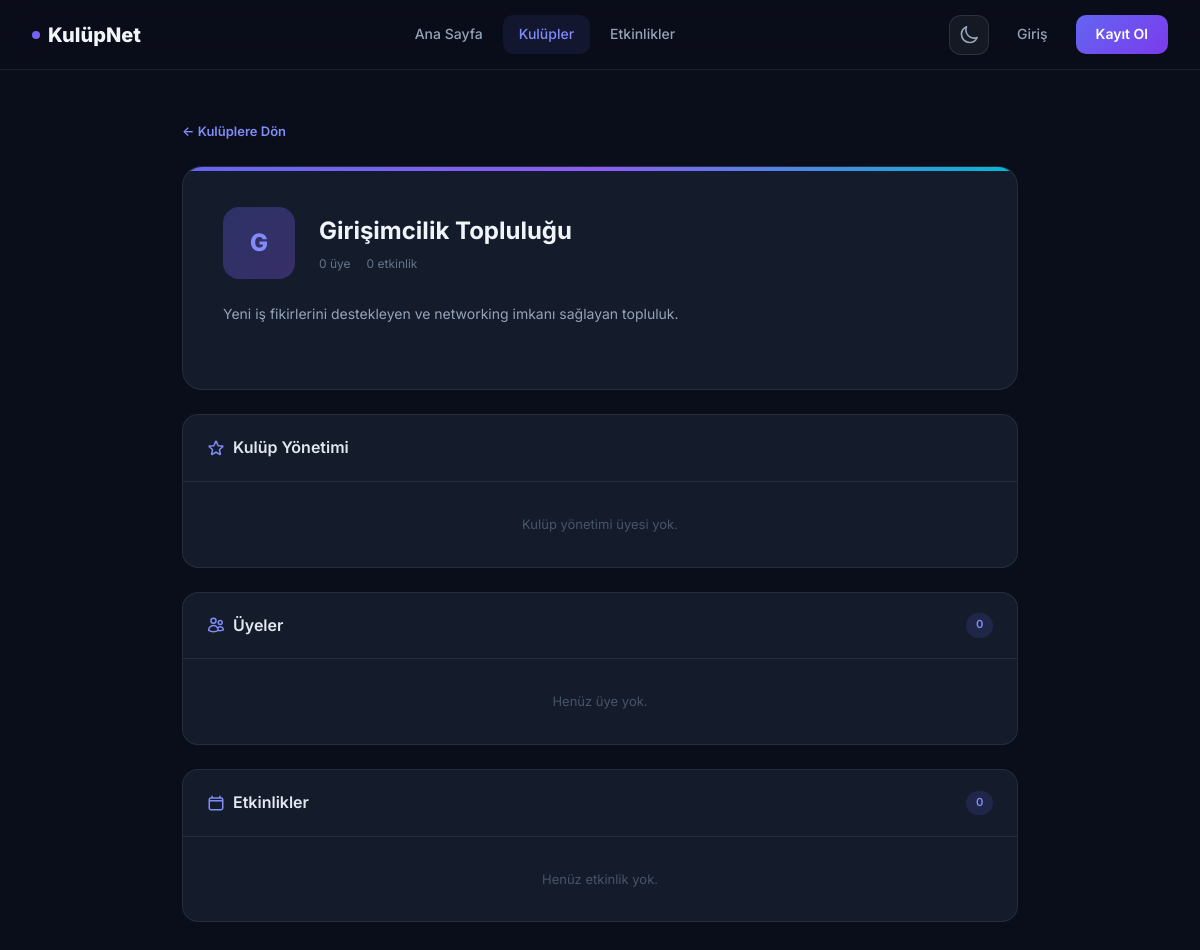
/kulup_detay.php?id=2, run on the app's committed database.
### tables this page shows
CREATE TABLE IF NOT EXISTS kulupler (
    id INT AUTO_INCREMENT PRIMARY KEY,
    ad VARCHAR(100) NOT NULL,
    aciklama TEXT
);

### kullanici_auth.php (called while the page is built, shortened)
<?php
function kullanici_giris_kontrol() {
    if (!isset($_SESSION['kullanici_id'])) return false;
    return true;
}
?>

### kulup_detay.php (the view, shortened to what this page needs)
<?php
require_once 'kullanici_auth.php';
$giris_yapildi = kullanici_giris_kontrol();
$kulup_id = (int)($_GET['id'] ?? 0);
$stmt = $db->prepare("SELECT * FROM kulupler WHERE id = ?");
$stmt->execute([$kulup_id]);
$kulup = $stmt->fetch();
$sayfa_kayit_sayisi = 5;
$u_sayfa = isset($_GET['u_sayfa']) ? max(1, (int)$_GET['u_sayfa']) : 1;
$u_offset = ($u_sayfa - 1) * $sayfa_kayit_sayisi;
$toplam_uye_stmt = $db->prepare("SELECT COUNT(*) FROM kulup_uyelikleri WHERE kulup_id = ?");
$toplam_uye_stmt->execute([$kulup_id]);
$toplam_uye = $toplam_uye_stmt->fetchColumn();
$uyeler = $db->prepare("SELECT ku.*, k.ad, k.soyad, k.kullanici_adi FROM kulup_uyelikleri ku JOIN kullanicilar k ON ku.kullanici_id = k.id WHERE ku.kulup_id = ? ORDER BY FIELD(ku.kulup_rol, 'Yönetici','Başkan','Başkan Yardımcısı','Üye'), ku.katilma_tarihi ASC LIMIT $sayfa_kayit_sayisi OFFSET $u_offset");
$uyeler->execute([$kulup_id]);
$uyeler = $uyeler->fetchAll();
$e_sayfa = isset($_GET['e_sayfa']) ? max(1, (int)$_GET['e_sayfa']) : 1;
$e_offset = ($e_sayfa - 1) * $sayfa_kayit_sayisi;
$toplam_etk_stmt = $db->prepare("SELECT COUNT(*) FROM etkinlikler WHERE kulup_id = ? AND tarih >= NOW()");
$toplam_etk_stmt->execute([$kulup_id]);
$toplam_etk = $toplam_etk_stmt->fetchColumn();
$etkinlikler = $db->prepare("
    SELECT e.*,
    (SELECT COUNT(*) FROM etkinlik_katilimlari WHERE etkinlik_id = e.id) as katilimci_sayisi
    FROM etkinlikler e
    WHERE e.kulup_id = ? AND e.tarih >= NOW()
    ORDER BY e.tarih ASC
    LIMIT $sayfa_kayit_sayisi OFFSET $e_offset
");
$etkinlikler->execute([$kulup_id]);
$etkinlikler = $etkinlikler->fetchAll();
$kulup_rol_renkleri = [
    'Yönetici' => ['bg' => 'rgba(239,68,68,0.15)', 'color' => '#f87171'],
    'Başkan' => ['bg' => 'rgba(245,158,11,0.15)', 'color' => '#fbbf24'],
    'Başkan Yardımcısı' => ['bg' => 'rgba(6,182,212,0.15)', 'color' => '#22d3ee'],
    'Üye' => ['bg' => 'rgba(16,185,129,0.15)', 'color' => '#34d399'],
];
$yonetim_stmt = $db->prepare("
    SELECT k.ad, k.soyad, ku.kulup_rol
    FROM kulup_uyelikleri ku
    JOIN kullanicilar k ON ku.kullanici_id = k.id
    WHERE ku.kulup_id = ? AND ku.kulup_rol IN ('Yönetici','Başkan','Başkan Yardımcısı')
    ORDER BY FIELD(ku.kulup_rol, 'Yönetici','Başkan','Başkan Yardımcısı')
");
$yonetim_stmt->execute([$kulup_id]);
$yonetim_kadrosu = $yonetim_stmt->fetchAll();
?>
<!DOCTYPE html>
<html lang="tr">
<head>
    <link rel="stylesheet" href="content/css/tokens.css">
    <link rel="stylesheet" href="content/css/ui.css">
    <link rel="stylesheet" href="content/css/theme.css">
</head>
<body>
    <nav class="navbar" aria-label="Ana navigasyon">
        <a href="index.php" class="nav-brand"><span class="brand-dot"></span> KulüpNet</a>
        <div class="nav-links">
            <a href="index.php">Ana Sayfa</a>
            <a href="kulupler.php" class="active">Kulüpler</a>
            <a href="etkinlikler.php">Etkinlikler</a>
        </div>
        <div class="nav-auth">
            <?php include 'includes/theme_toggle.php'; ?>
            <?php if ($giris_yapildi): ?>
                <div class="user-menu" style="display: flex; align-items: center; gap: 0.75rem;">
                    <?php include 'includes/bildirim.php'; ?>
                    <a href="profil.php" class="user-avatar-nav"><?php echo mb_strtoupper(mb_substr($_SESSION['kullanici_ad'], 0, 1)); ?></a>
                    <a href="profil.php" style="text-decoration:none;"><span class="user-menu-name" style="font-size: 0.875rem; font-weight: 600; color: #e2e8f0;"><?php echo htmlspecialchars($_SESSION['kullanici_ad']); ?></span></a>
                    <a href="ayarlar.php" class="btn-ghost" title="Ayarlar">
                        <svg xmlns="http://www.w3.org/2000/svg" fill="none" viewBox="0 0 24 24" stroke-width="2" stroke="currentColor" style="width:18px;height:18px;">
                            <path stroke-linecap="round" stroke-linejoin="round" d="M9.594 3.94c.09-.542.56-.94 1.11-.94h2.593c.55 0 1.02.398 1.11.94l.213 1.281c.063.374.313.686.645.87.074.04.147.083.22.127.325.196.72.257 1.075.124l1.217-.456a1.125 1.125 0 0 1 1.37.49l1.296 2.247a1.125 1.125 0 0 1-.26 1.431l-1.003.827c-.293.241-.438.613-.43.992a7.723 7.723 0 0 1 0 .255c-.008.378.137.75.43.991l1.004.827c.424.35.534.955.26 1.43l-1.298 2.247a1.125 1.125 0 0 1-1.369.491l-1.217-.456c-.355-.133-.75-.072-1.076.124a6.47 6.47 0 0 1-.22.128c-.331.183-.581.495-.644.869l-.213 1.281c-.09.543-.56.94-1.11.94h-2.594c-.55 0-1.019-.398-1.11-.94l-.213-1.281c-.062-.374-.312-.686-.644-.87a6.52 6.52 0 0 1-.22-.127c-.325-.196-.72-.257-1.076-.124l-1.217.456a1.125 1.125 0 0 1-1.369-.49l-1.297-2.247a1.125 1.125 0 0 1 .26-1.431l1.004-.827c.292-.24.437-.613.43-.991a6.932 6.932 0 0 1 0-.255c.007-.38-.138-.751-.43-.992l-1.004-.827a1.125 1.125 0 0 1-.26-1.43l1.297-2.247a1.125 1.125 0 0 1 1.37-.491l1.216.456c.356.133.751.072 1.076-.124.072-.044.146-.086.22-.128.332-.183.582-.495.644-.869l.214-1.28Z" />
                            <path stroke-linecap="round" stroke-linejoin="round" d="M15 12a3 3 0 1 1-6 0 3 3 0 0 1 6 0Z" />
                        </svg>
                    </a>
                    <a href="cikis.php" class="btn-ghost" title="Çıkış">
                        <svg xmlns="http://www.w3.org/2000/svg" fill="none" viewBox="0 0 24 24" stroke-width="2" stroke="currentColor" style="width:18px;height:18px;">
                            <path stroke-linecap="round" stroke-linejoin="round" d="M15.75 9V5.25A2.25 2.25 0 0 0 13.5 3h-6a2.25 2.25 0 0 0-2.25 2.25v13.5A2.25 2.25 0 0 0 7.5 21h6a2.25 2.25 0 0 0 2.25-2.25V15m3 0 3-3m0 0-3-3m3 3H9" />
                        </svg>
                    </a>
                </div>
            <?php else: ?>
                <a href="giris.php" class="btn-ghost">Giriş</a>
                <a href="kayit.php" class="btn-primary-nav">Kayıt Ol</a>
            <?php endif; ?>
        </div>
    </nav>
    <div class="container" id="main">
        <a href="kulupler.php" class="btn-back">← Kulüplere Dön</a>
        <div class="club-header" data-animate>
            <div class="club-top">
                <div class="club-avatar-lg"><?php echo mb_strtoupper(mb_substr($kulup['ad'], 0, 1)); ?></div>
                <div class="club-info">
                    <h1><?php echo htmlspecialchars($kulup['ad']); ?></h1>
                    <div class="club-stats">
                        <span><?php echo $toplam_uye; ?> üye</span>
                        <span><?php echo $toplam_etk; ?> etkinlik</span>
                    </div>
                </div>
            </div>
            <div class="club-desc"><?php echo nl2br(htmlspecialchars($kulup['aciklama'] ?? 'Açıklama bulunmuyor.')); ?></div>
        </div>
        <div class="section-card" style="margin-bottom: 1.5rem;" data-animate>
            <div class="section-card-header">
                <h2>
                    Kulüp Yönetimi
                </h2>
            </div>
            <?php if (!empty($yonetim_kadrosu)): ?>
            <div style="padding: 1.25rem 1.5rem;">
                <div class="yonetim-grid" style="display: grid; grid-template-columns: repeat(auto-fill, minmax(200px, 1fr)); gap: 1rem;">
                    <?php foreach ($yonetim_kadrosu as $yk):
                        $rc = $kulup_rol_renkleri[$yk['kulup_rol']] ?? $kulup_rol_renkleri['Üye'];
                    ?>
                    <div style="display: flex; align-items: center; gap: 0.75rem; padding: 0.75rem 1rem; background: rgba(15,23,42,0.4); border: 1px solid rgba(255,255,255,0.04); border-radius: 0.75rem;">
                        <div style="width: 36px; height: 36px; border-radius: 0.5rem; background: <?php echo $rc['bg']; ?>; display: flex; align-items: center; justify-content: center; font-weight: 700; font-size: 0.85rem; color: <?php echo $rc['color']; ?>; flex-shrink: 0;">
                            <?php echo mb_strtoupper(mb_substr($yk['ad'], 0, 1)); ?>
                        </div>
                        <div>
                            <div style="font-weight: 600; font-size: 0.9rem; color: #e2e8f0;"><?php echo htmlspecialchars($yk['ad'] . ' ' . $yk['soyad']); ?></div>
                            <div style="font-size: 0.7rem; font-weight: 600; color: <?php echo $rc['color']; ?>;"><?php echo $yk['kulup_rol']; ?></div>
                        </div>
                    </div>
                    <?php endforeach; ?>
                </div>
            </div>
            <?php else: ?>
                <div class="empty-section"><p>Kulüp yönetimi üyesi yok.</p></div>
            <?php endif; ?>
        </div>
        <div class="section-card" data-animate>
            <div class="section-card-header">
                <h2>
                    Üyeler
                </h2>
                    <span class="count-badge"><?php echo $toplam_uye; ?></span>
                </div>
            <?php if (empty($uyeler)): ?>
                <div class="empty-section"><p>Henüz üye yok.</p></div>
            <?php endif; ?>
        </div>
        <div class="section-card" data-animate>
            <div class="section-card-header">
                <h2>
                    Etkinlikler
                </h2>
                <span class="count-badge"><?php echo $toplam_etk; ?></span>
            </div>
            <?php if (empty($etkinlikler)): ?>
                <div class="empty-section"><p>Henüz etkinlik yok.</p></div>
            <?php endif; ?>
        </div>
    </div>
</body>
</html>

### content/css/tokens.css (style rules this page uses)
:root { --c-primary: #6366f1; --c-primary-hover: #4f46e5; --c-primary-light: #818cf8; --c-secondary: #8b5cf6; --c-cyan: #06b6d4; --c-cyan-hover: #22d3ee; --c-bg: #0a0e1a; --c-bg-elevated: #1e293b; --c-surface: rgba(255,255,255,0.03); --c-surface-hover: rgba(255,255,255,0.06); --c-border: rgba(255,255,255,0.08); --c-border-strong: rgba(255,255,255,0.12); --c-text: #f1f5f9; --c-text-heading: #e2e8f0; --c-text-muted: #94a3b8; --c-text-subtle: #64748b; --c-success: #10b981; --c-warning: #f59e0b; --c-error: #ef4444; --c-info: #3b82f6; --sp-1: 0.25rem; --sp-2: 0.5rem; --sp-3: 0.75rem; --sp-4: 1rem; --sp-5: 1.25rem; --sp-6: 1.5rem; --sp-8: 2rem; --sp-10: 2.5rem; --sp-12: 3rem; --sp-16: 4rem; --sp-20: 5rem; --font-family: 'Inter', -apple-system, BlinkMacSystemFont, sans-serif; --fs-xs: 0.75rem; --fs-sm: 0.8125rem; --fs-base: 0.875rem; --fs-md: 1rem; --fs-lg: 1.125rem; --fs-xl: 1.25rem; --fs-2xl: 1.5rem; --fs-3xl: 2rem; --fs-4xl: 2.5rem; --fs-hero: 3.5rem; --fw-normal: 400; --fw-medium: 500; --fw-semibold: 600; --fw-bold: 700; --fw-extrabold: 800; --lh-tight: 1.1; --lh-snug: 1.4; --lh-normal: 1.6; --lh-relaxed: 1.7; --r-sm: 0.375rem; --r-md: 0.625rem; --r-lg: 1rem; --r-xl: 1.25rem; --r-2xl: 1.5rem; --r-full: 50%; --r-pill: 2rem; --shadow-sm: 0 1px 2px rgba(0,0,0,0.3); --shadow-md: 0 4px 12px rgba(0,0,0,0.4); --shadow-lg: 0 12px 32px rgba(0,0,0,0.5); --shadow-xl: 0 25px 60px rgba(0,0,0,0.6); --shadow-glow: 0 4px 15px rgba(99,102,241,0.35); --shadow-glow-lg: 0 8px 30px rgba(99,102,241,0.4); --ease-out: cubic-bezier(0.4, 0, 0.2, 1); --ease-spring: cubic-bezier(0.34, 1.56, 0.64, 1); --dur-fast: 150ms; --dur-normal: 250ms; --dur-slow: 400ms; --dur-xslow: 600ms; --nav-height: 70px; --container-max: 1100px; --container-wide: 1200px; --z-nav: 100; --z-dropdown: 200; --z-modal: 1000; --z-toast: 2000; --z-drawer: 900; }

### content/css/ui.css (style rules this page uses)
*, *::before, *::after { box-sizing: border-box; margin: 0; padding: 0; }
html { scroll-behavior: smooth; }
body { font-family: var(--font-family); background: var(--c-bg); color: var(--c-text); min-height: 100vh; line-height: var(--lh-normal); -webkit-font-smoothing: antialiased; }
a { color: inherit; }
.navbar { position: fixed; top: 0; left: 0; right: 0; z-index: var(--z-nav); background: rgba(10, 14, 26, 0.8); backdrop-filter: blur(20px); -webkit-backdrop-filter: blur(20px); border-bottom: 1px solid var(--c-border); padding: 0 var(--sp-8); height: var(--nav-height); display: flex; align-items: center; justify-content: space-between; }
.nav-brand { font-size: var(--fs-xl); font-weight: var(--fw-extrabold); color: var(--c-text); text-decoration: none; display: flex; align-items: center; gap: var(--sp-2); }
.nav-brand .brand-dot { width: 8px; height: 8px; border-radius: var(--r-full); background: linear-gradient(135deg, var(--c-primary), var(--c-secondary)); }
.nav-links { display: flex; align-items: center; gap: 0.25rem; }
.nav-links a { color: var(--c-text-muted); text-decoration: none; padding: var(--sp-2) var(--sp-4); border-radius: var(--r-md); font-size: var(--fs-base); font-weight: var(--fw-medium); transition: all var(--dur-fast) var(--ease-out); }
.nav-links a.active { color: var(--c-primary-light); background: rgba(99,102,241,0.1); }
.nav-auth { display: flex; align-items: center; gap: 0.75rem; }
.btn-primary-nav { background: linear-gradient(135deg, var(--c-primary), #7c3aed); color: white; border: none; padding: 0.5rem 1.25rem; border-radius: var(--r-md); font-size: var(--fs-base); font-weight: var(--fw-semibold); text-decoration: none; transition: all var(--dur-fast) var(--ease-out); }
.btn-ghost { color: var(--c-text-muted); background: none; border: none; cursor: pointer; padding: var(--sp-2) var(--sp-4); border-radius: var(--r-md); font-size: var(--fs-base); font-weight: var(--fw-medium); text-decoration: none; transition: all var(--dur-fast) var(--ease-out); }
.container { max-width: var(--container-max); margin: 0 auto; padding: 0 var(--sp-8); }
[data-animate] { opacity: 0; transform: translateY(20px); transition: opacity var(--dur-xslow) var(--ease-out), transform var(--dur-xslow) var(--ease-out); }
[data-animate].animate-in { opacity: 1; transform: translateY(0); }

### data on the page
kulupler: ad "G", ad "Girişimcilik Topluluğu", aciklama "Yeni iş fikirlerini destekleyen ve networking imkanı sağlayan topluluk."

### other printed values
$toplam_uye "0"
$toplam_etk "0"
